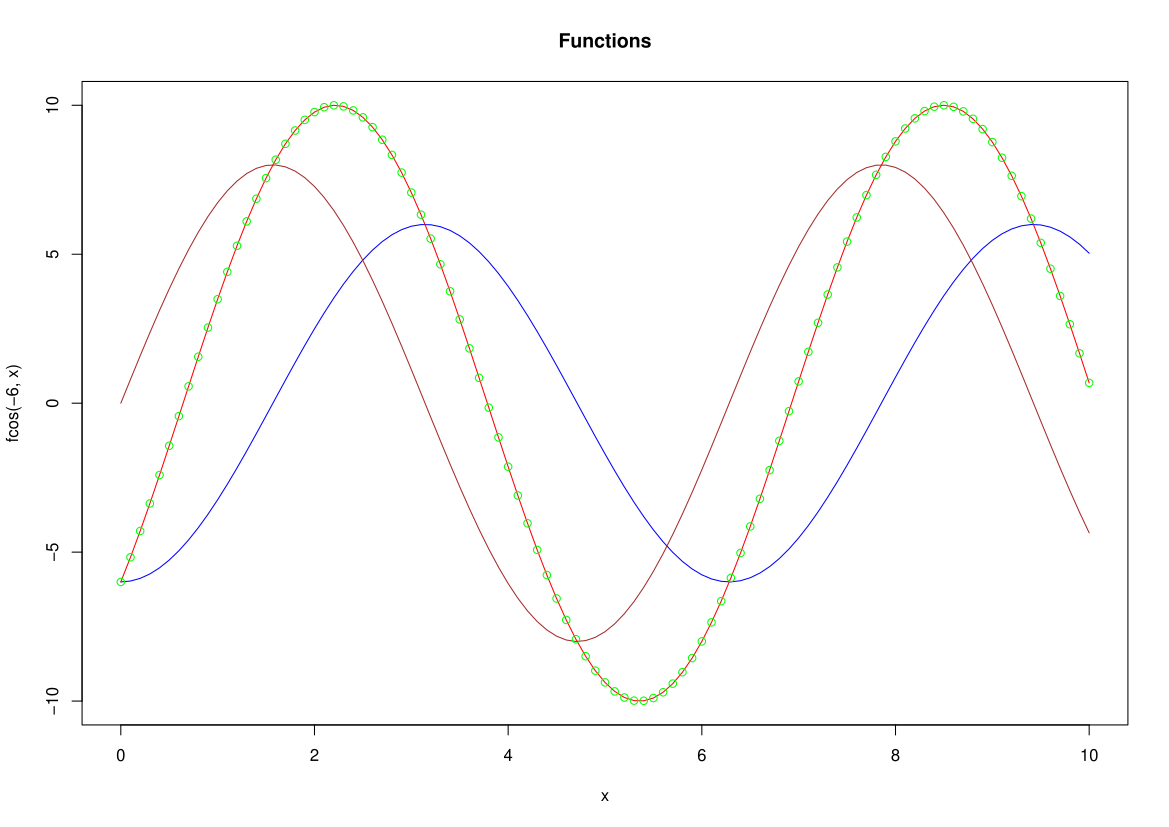

Here is the R script that generated this plot:
fcos <- function (a,x){
  z <- a*cos(x);
  return(z);
}

fsin <- function (b,x){
  z <- b*sin(x);
  return (z);
}

fsum <- function (a, b, x){
  return (a*cos(x) + b*sin(x));
}

fpol <- function (a, phi, x){
  return (a*cos(x + phi));
}

fcoffA <- function(a,b){
   ak <- sqrt(a*a + b*b);
   return (ak);
}

fcoffP <- function(a,b){
  pk <- atan2(-b,a);
  return (pk);
}

ak <- -6;
bk <- 8;
x <- seq(0,10, by=0.1);
plot (x, fcos(ak, x), ylim=c(-10,10), col="blue", main="Functions", type="l");
lines (x, fsin(bk, x), col="brown", type="l");
lines (x, fsum(ak, bk, x), col="red", type="l");
lines (x, fpol(fcoffA(ak,bk), fcoffP(ak,bk), x), col="green", type="p");
cat("A must be: ",fcoffA(ak,bk), "and phi must be: ", fcoffP(ak,bk))
